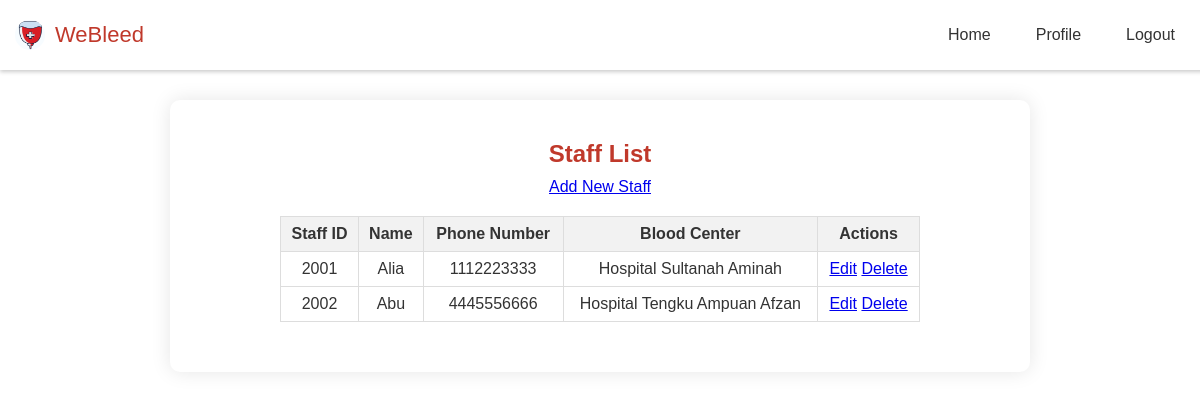
/staff_details.php, run on the app's committed database.
### tables this page shows
CREATE TABLE `staff` (
  `staffID` int(4) NOT NULL,
  `staffPassword` varchar(20) NOT NULL,
  `staffName` varchar(25) NOT NULL,
  `staffPhoneNo` varchar(12) NOT NULL,
  `bcID` int(4) NOT NULL
);

CREATE TABLE `bloodcenter` (
  `bcID` int(4) NOT NULL,
  `bcName` varchar(45) NOT NULL,
  `bcPhoneNo` varchar(12) NOT NULL,
  `bcBloodQtyA` int(5) DEFAULT NULL,
  `bcBloodQtyB` int(5) DEFAULT NULL,
  `bcBloodQtyO` int(5) DEFAULT NULL,
  `bcBloodQtyAB` int(5) DEFAULT NULL
);

### staff_details.php (the view, shortened to what this page needs)
<?php
include('connection.php');
$query = "SELECT staff.staffID, staff.staffName, staff.staffPhoneNo, bloodcenter.bcName
          FROM staff
          JOIN bloodcenter ON staff.bcID = bloodcenter.bcID";
$result = mysqli_query($condb, $query);
?>
<!DOCTYPE html>
<html lang="en">
<head>
    <link rel="stylesheet" href="style.css">
</head>
<body>
    <nav class="navbar">
        <div class="logo_item">
            <img src="logo.jpg" alt="Company Logo">
            <span>WeBleed</span>
        </div>
        <div class="navbar_content">
            <ul>
                <li><a href="home_staff.php">Home</a></li>
                <li><a href="staff_profile.php">Profile</a></li>
                <li><a href="logout.php">Logout</a></li>
            </ul>
        </div>
    </nav>
    <div class="details-section">
        <h2>Staff List</h2>
        <a href="add_staff.php" class="button">Add New Staff</a>
        <table>
            <thead>
                <tr>
                    <th>Staff ID</th>
                    <th>Name</th>
                    <th>Phone Number</th>
                    <th>Blood Center</th>
                    <th>Actions</th>
                </tr>
            </thead>
            <tbody>
                <?php while ($row = mysqli_fetch_assoc($result)): ?>
                <tr>
                    <td><?php echo $row['staffID']; ?></td>
                    <td><?php echo $row['staffName']; ?></td>
                    <td><?php echo $row['staffPhoneNo']; ?></td>
                    <td><?php echo $row['bcName']; ?></td>
                    <td>
                        <a href="edit_staff.php?staffID=<?php echo $row['staffID']; ?>" class="button">Edit</a>
                        <a href="delete_staff.php?id=<?php echo $row['staffID']; ?>" class="button delete-button" onclick="return confirm('Are you sure you want to delete this staff member?');">Delete</a>
                    </td>
                </tr>
                <?php endwhile; ?>
            </tbody>
        </table>
    </div>
</body>
</html>

### style.css (style rules this page uses)
body { font-family: Arial, sans-serif; margin: 0; padding: 0; background-color: white; color: #333; background-image: none; background-size: cover; }
h2 { text-align: center; color: #c0392b; margin-top: 10px; margin-bottom: 10px; }
table { width: 80%; margin: 20px auto; border-collapse: collapse; text-align: center; }
table th, table td { border: 1px solid #ddd; padding: 8px; }
table th { background-color: #f2f2f2; color: #333; }
.navbar { position: fixed; top: 0; width: 100%; background-color: #fff; display: flex; justify-content: space-between; align-items: center; padding: 20px 5px; z-index: 1000; box-shadow: 0 2px 4px rgba(0, 0, 0, 0.2); }
.logo_item { display: flex; align-items: center; column-gap: 10px; font-size: 22px; font-weight: 500; color: #c0392b; margin-left: 5px; }
.navbar img { width: 30px; height: 30px; border-radius: 50%; margin-left: 5px; }
.navbar_content ul { margin: 0; padding: 0; list-style: none; display: flex; }
.navbar_content li { margin-left: 15px; }
.navbar_content a { text-decoration: none; color: #333; padding: 10px 15px; transition: color 0.3s ease; }
.details-section { width: 95%; max-width: 800px; text-align: center; background-color: #fff; border-radius: 10px; box-shadow: 0 0 20px rgba(0, 0, 0, 0.1); padding: 30px; margin: 100px auto; }

### data on the page
staff: staffID "2001", staffName "Alia", staffPhoneNo "1112223333", bcID.bcName "Hospital Sultanah Aminah"
staff: staffID "2002", staffName "Abu", staffPhoneNo "4445556666", bcID.bcName "Hospital Tengku Ampuan Afzan"
